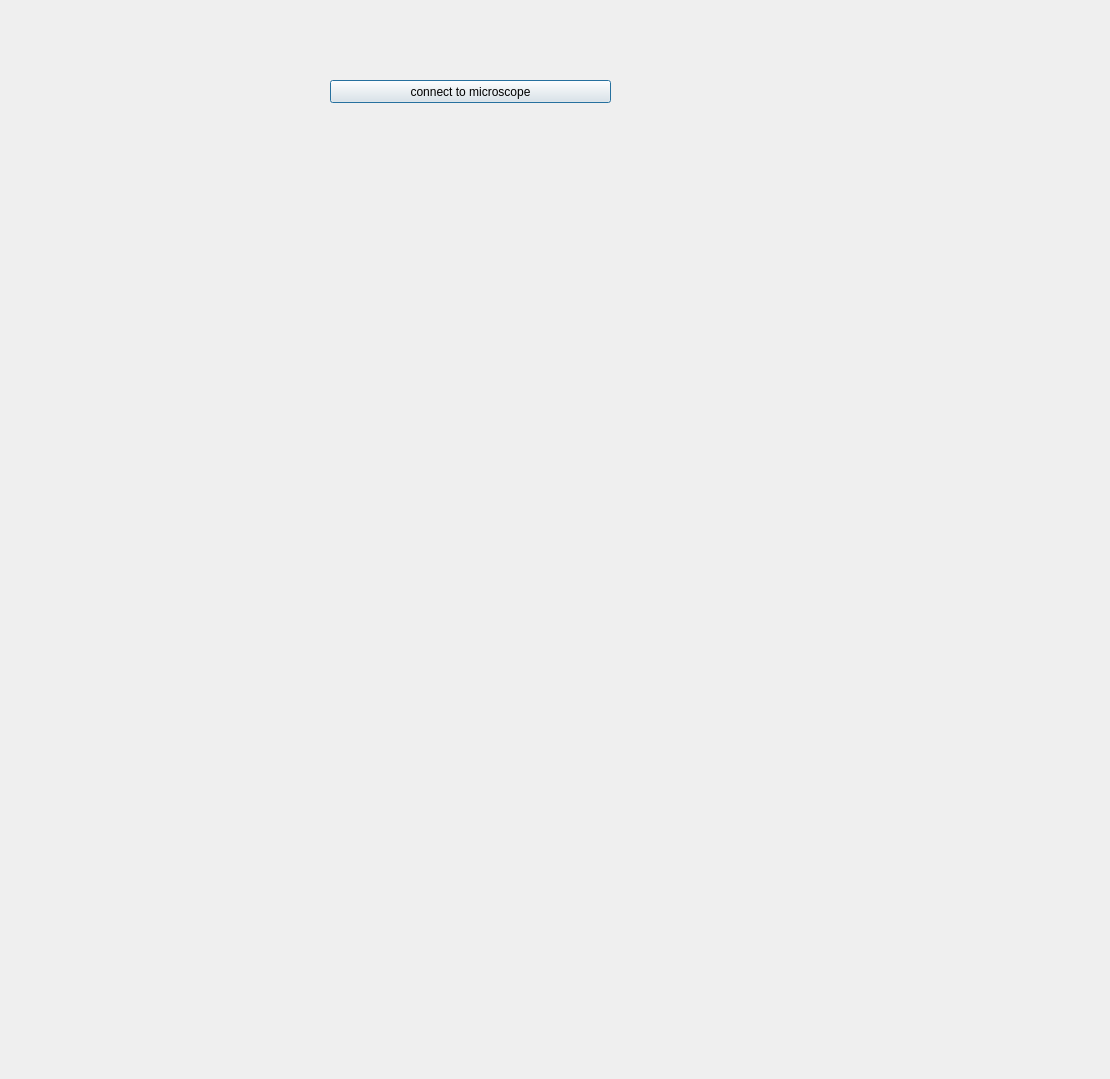
<?xml version="1.0" encoding="UTF-8"?>
<ui version="4.0">
 <class>Dialog</class>
 <widget class="QDialog" name="Dialog">
  <property name="geometry">
   <rect>
    <x>0</x>
    <y>0</y>
    <width>1110</width>
    <height>1079</height>
   </rect>
  </property>
  <property name="windowTitle">
   <string>Dialog</string>
  </property>
  <widget class="QPushButton" name="connect_microscope">
   <property name="geometry">
    <rect>
     <x>330</x>
     <y>80</y>
     <width>281</width>
     <height>23</height>
    </rect>
   </property>
   <property name="text">
    <string>connect to microscope</string>
   </property>
  </widget>
 </widget>
 <resources/>
 <connections/>
</ui>
